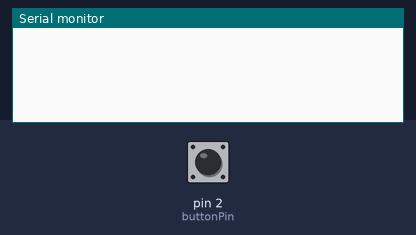
Recording of a sketch running on a simulated Arduino Leonardo, built with avr-gcc and run on an emulated ATmega32U4. Shown: the last lines printed to the serial monitor. Inputs (shaded band) come from the test bench; at power-on: pin 2 (buttonPin) HIGH. USB keyboard and mouse output is not drawn.

Above: at 1.2 s.
1.3 s: pin 2 (buttonPin) pulled LOW for 0.15 s
At 2.1 s:
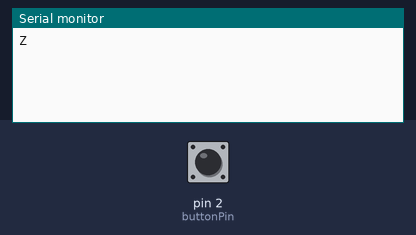
2.9 s: pin 2 (buttonPin) pulsed LOW 2 times (0.12 s each, 0.3 s apart)
At 3.3 s:
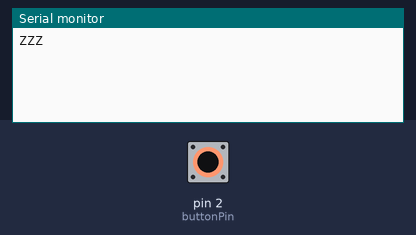

Measured:
- after the input at 1.3 s, the serial monitor: prints a new line at once (image 1)
- after the input at 2.9 s, the serial monitor: prints a new line at once (image 2)

The sketch:

KeyboardPushbutton.ino
```cpp
/*
  Keyboard pushbutton
  Reads a pushbutton and if it's just been pressed,
  sends a Z as a keystroke

  Works on SAMD boards (MKR series, Nano 33 IoT),
  Leonardo, Due, and other USB-native boards

  created 22 Feb 2020
  by Tom Igoe

*/

#include <Keyboard.h>
// pushbutton on pin 2 is connected to ground:
const int buttonPin = 2;
// debounce delay for pushbutton:
const int debounceDelay = 4;
// previous state of the button:
int lastButtonState = HIGH;

void setup() {
  Serial.begin(9600);
  Keyboard.begin();
  // set button input mode:
  pinMode(buttonPin, INPUT_PULLUP);
}

void loop() {
  // read button:
  int buttonState = digitalRead(buttonPin);
  // if it has changed:
  if (buttonState != lastButtonState) {
    // wait until button state stabilizes:
    delay(debounceDelay);
    // if it's low:
    if (buttonState == LOW) {
      // send keystroke:
      Keyboard.print('Z');
      Serial.print('Z');
    }
    // save current state for next time:
    lastButtonState = buttonState;
  }
}
```
